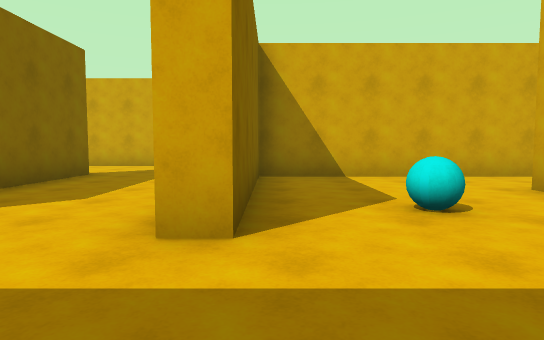
[1] (above)

16 first-person views from a walk through a Unity game level. The camera is 1.2 m above the floor, tilts 4° down and sees 75° across. The floor is counted in squares, 2 m on a side. Each view is taken from the middle of a square. On the plan, view 1 faces up. The plan holds only what a view shows up to about 10 squares ahead; the rest is blank. The place goes on beyond the plan. The player character is not drawn.

[2]
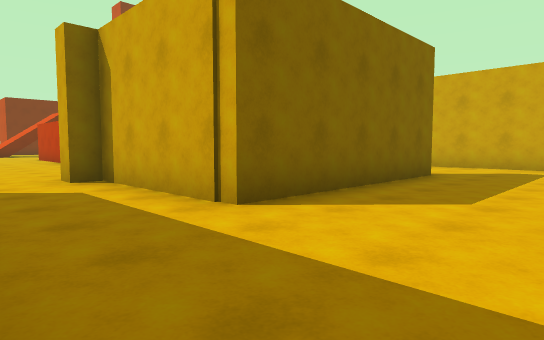

[3]
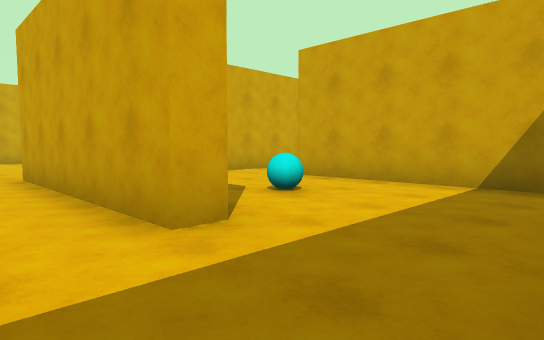

[4]
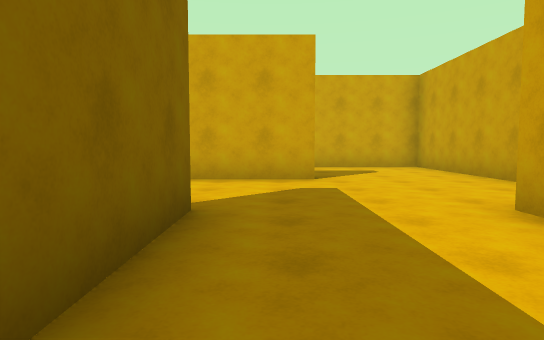

[5]
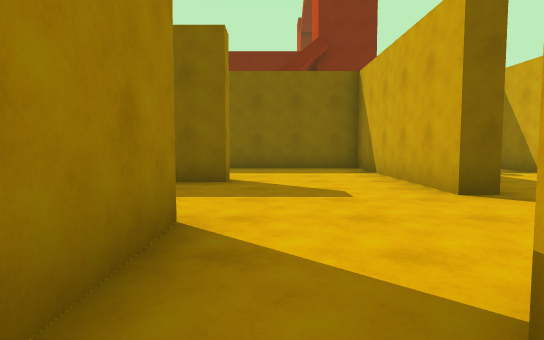

[6]
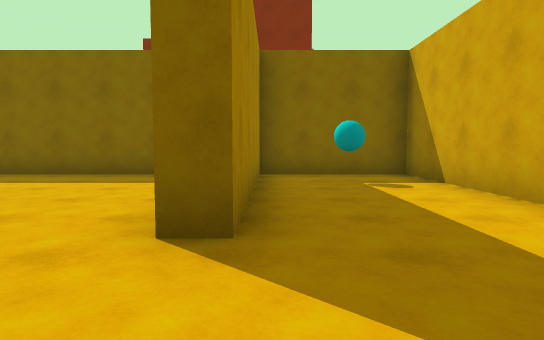

[7]
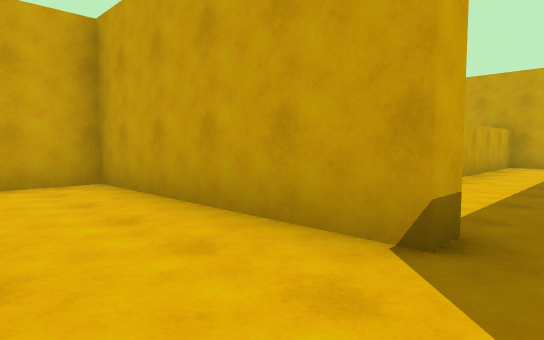

[8]
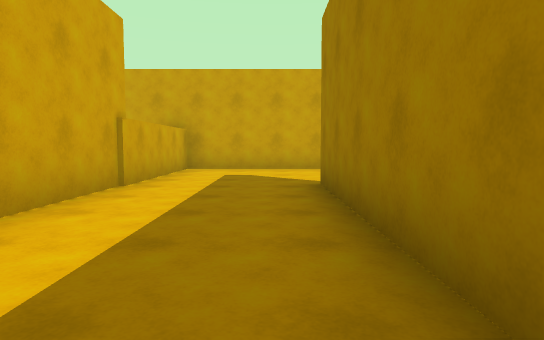

[9]
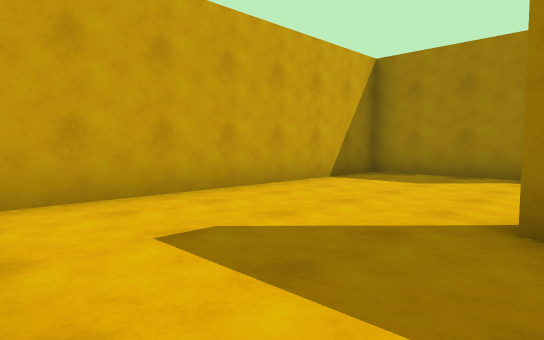

[10]
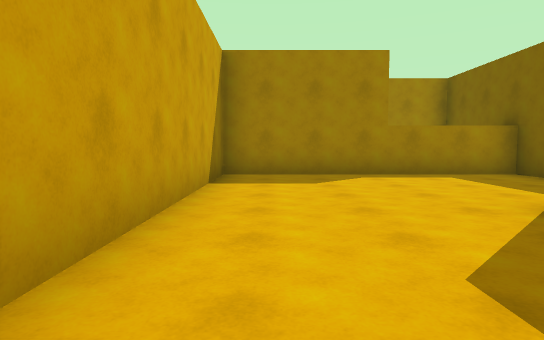

[11]
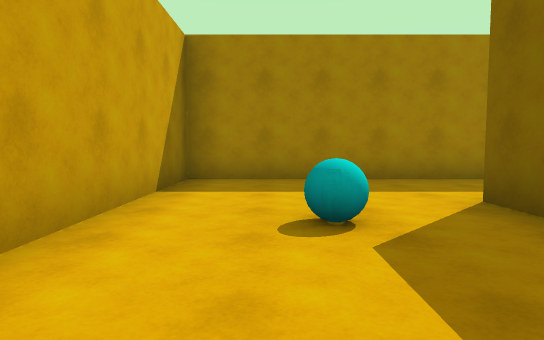

[12]
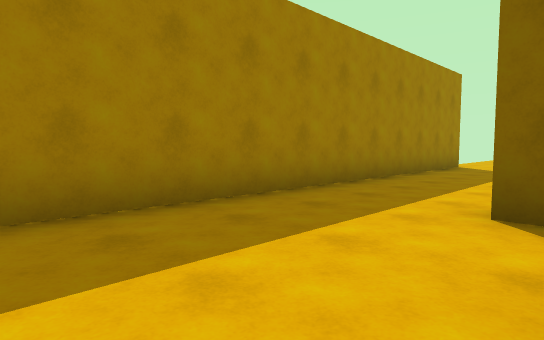

[13]
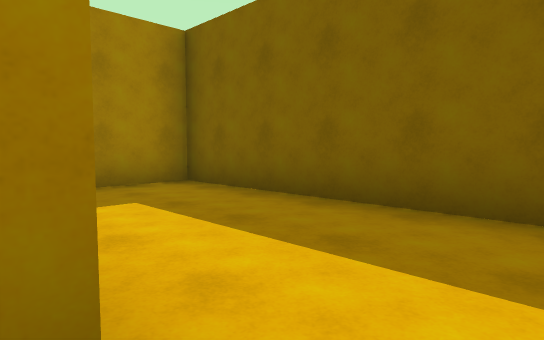

[14]
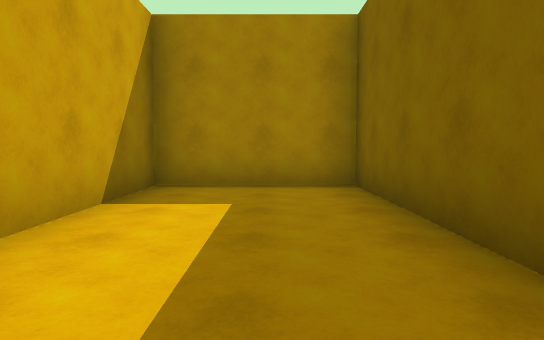

[15]
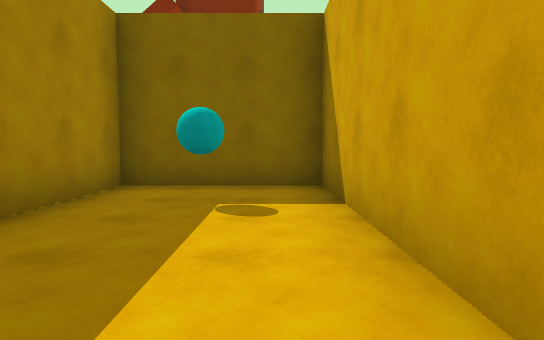

[16]
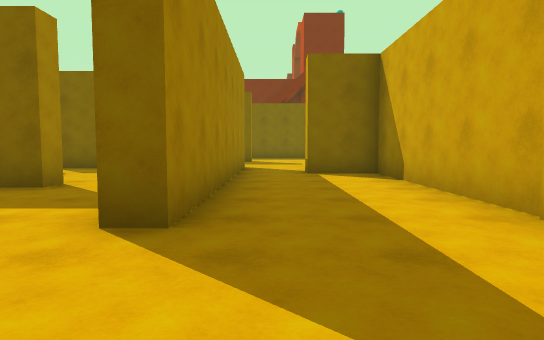

### Floor plan
Ten units are one square. View 1 is at (0, 0); x grows to the right and y downward. Boxes are objects, and circles mark ways between rooms. Rooms are numbered by the first view taken in them; rooms with no view inside come last. Other rooms are left out.
<svg viewBox="-80 -143 185 150">
<path fill="none" stroke="#000" d="M-44 -73 -37 -73 -37 -22 -73 -22M15 -87 10 -87 10 -138 -73 -138 -73 -108 -22 -108 -22 -103 -44 -103M45 -67 -3 -67 -3 -22 -7 -22 -7 -73 15 -73M-75 2 35 2 35 -48 40 -48M55 -67 45 -67M40 -48 40 -27 100 -27 100 -103 15 -103 15 -87M15 -73 65 -73 65 -68M-44 -103 -73 -103 -73 -27 -43 -27 -43 -58"/>
<rect x="-65" y="-125" width="10" height="10" fill="#bbb"><title>cyan ball</title></rect>
<rect x="15" y="-35" width="10" height="10" fill="#bbb"><title>cyan ball</title></rect>
<circle cx="10" cy="-80" r="3" fill="#2a7"/>
<circle cx="40" cy="-55" r="3" fill="#2a7"/>
<circle cx="-40" cy="-85" r="3" fill="#2a7"/>
<text x="-10" y="-60">1</text>
<text x="70" y="-70">2</text>
<text x="-60" y="-60">3</text>
</svg>
Room 1 opens to room 2. Room 1 opens to room 3.

Where each view was taken, in squares from view 1:
view 1: 0 up, 0 right, facing up
view 2: 0 up, 1 left, facing up-left
view 3: 0 up, 2 left, facing up-right
view 4: 4 up, 3 left, facing up
view 5: 8 up, 2 right, facing left
view 6: 11 up, 0 right, facing left
view 7: 8 up, 1 left, facing up-right
view 8: 8 up, 1 right, facing right
view 9: 10 up, 6 right, facing down-right
view 10: 10 up, 9 right, facing down
view 11: 6 up, 2 right, facing down
view 12: 3 up, 3 right, facing down-left
view 13: 8 up, 4 left, facing down-left
view 14: 8 up, 6 left, facing down
view 15: 13 up, 2 left, facing left
view 16: 8 up, 9 right, facing left
